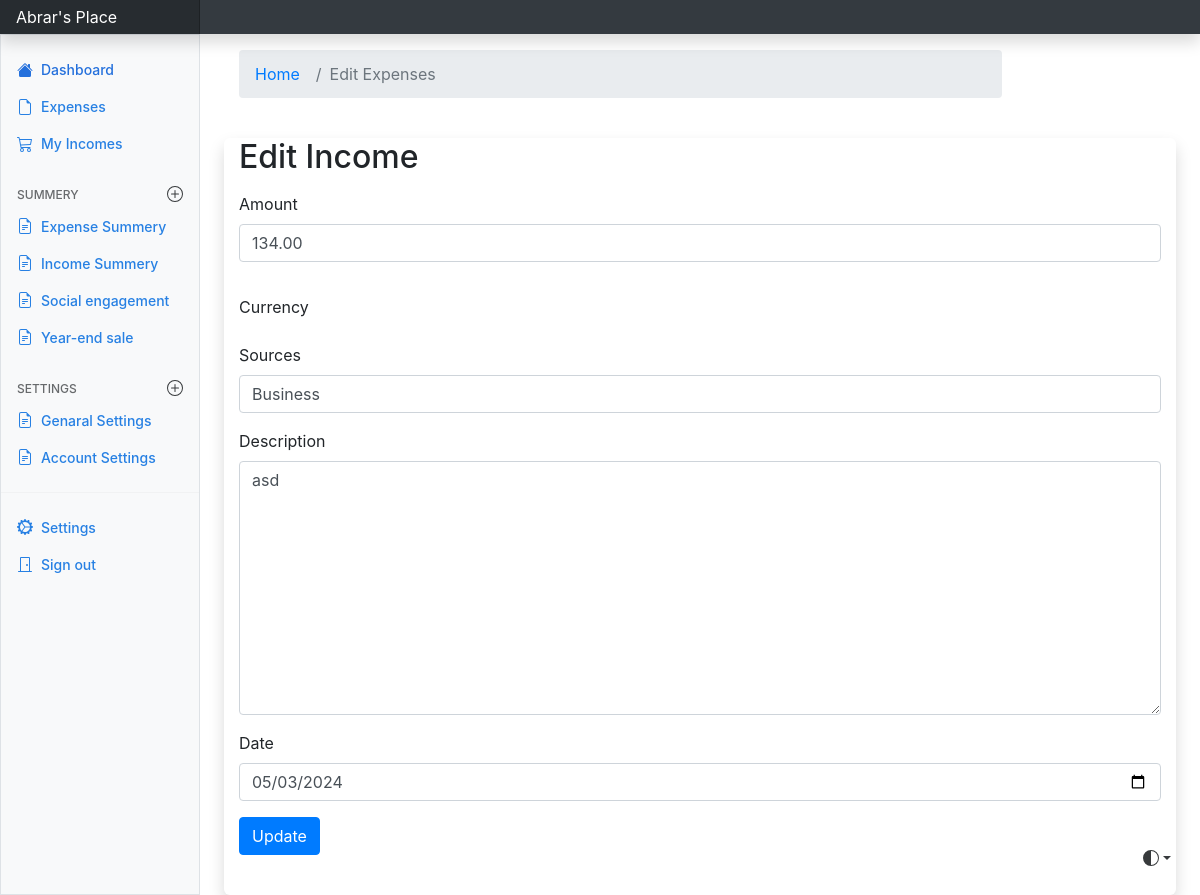
/income/edit_income/2, run on the app's committed database.
### income/models.py (models this page shows, shortened)
class Add_income(models.Model):
    source_type = {
        "Salary": "Salary",
        "Business": "Business",
        "Loan": "Loan",
        "Other": "Other",
    }
    user = models.ForeignKey(settings.AUTH_USER_MODEL, on_delete=models.CASCADE, default=1)
    amount = models.DecimalField(max_digits=10, decimal_places=2)
    description = models.TextField()
    source = models.CharField(choices=list(source_type.items()), max_length=20)
    date = models.DateField()

### income/views.py (the view)
# urls.py: path('edit_income/<int:id>', views.edit_income, name='edit_income'),
def edit_income(request, id):
    data = Add_income.objects.get(pk=id)
    form = IncomeForm(instance=data)
    if request.method == 'POST':
        form = IncomeForm(request.POST, instance=data)
        if form.is_valid():
            form.save()
            message.success(request, 'Income updated successfully')
            return redirect('income')
    return render(request, 'income/edit_income.html', {'form': form})

### income/forms.py
class IncomeForm(ModelForm):
    class Meta:
        model = Add_income
        fields = '__all__'
        widgets = {
            'user': forms.HiddenInput(), # This is a hidden input field, it is hidden from the user
            'date': forms.DateInput(attrs={'type': 'date', 'class': 'form-control'}),
            'amount': forms.NumberInput(attrs={'placeholder': 'Amount', 'class': 'form-control'}),
            'description': forms.Textarea(attrs={'placeholder': 'Description', 'class': 'form-control'}),
            'source': forms.Select(attrs={'class': 'form-control'}),
        }

### templates/income/edit_income.html (shortened to what this page needs)
{% extends "base.html" %}
{% block content %}
<link rel="stylesheet" href="https://cdn.jsdelivr.net/npm/bootstrap@4.0.0/dist/css/bootstrap.min.css">
<div class ="container mt-3">
    <div class="row">
        <div class="col-md-10">
            <nav aria-label="breadcrumb">
                <ol class="breadcrumb">
                <li class="breadcrumb-item"><a href="{% url 'index' %}">Home</a></li>
                <li class="breadcrumb-item active" aria-current="page">Edit Expenses</li>
                </ol>
            </nav>
        </div>
    </div>
</div>
<div class="container rounded-2 shadow" style="margin-top: 20px;">
    <h2 class="mt-4" >Edit Income</h2>
    <form class="mt-3" method="POST">
        <div class="form-row">
        <div class="form-group col-12">
            <label for="inputEmail4">Amount</label>
            {{ form.amount }}
        </div>
        <div class="form-group col-12">
        </div>
        </div>
        <div class="form-row">
        <div class="form-group col-md-12">
            <label for="inputState">Currency</label>
        </div>
        </div>
        <div class="form-row">
        <div class="form-group col-md-12">
            <label for="inputCity">Sources</label>
            {{form.source}}
        </div>
        <div class="form-group col-md-12">
            <label for="inputState">Description</label>
            {{form.description}}
        </div>
        </div>
        <div class="form-group">
            <label for="inputAddress">Date</label>
            {{form.date}}
        </div>
        <div class="mt-3">
            <button type="submit" class="btn btn-primary">Update</button>
        </div>
    </form>
    <div class="mt-3"><br></div>
</div>
{% endblock %}

### data on the page
Add_income: amount "134.00", source "Business", description "asd", date "05/03/2024"
